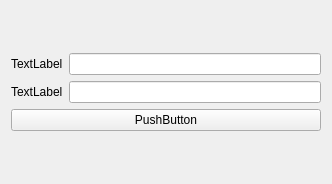
<?xml version="1.0" encoding="UTF-8"?>
<ui version="4.0">
 <class>layoutForm</class>
 <widget class="QWidget" name="layoutForm">
  <property name="geometry">
   <rect>
    <x>0</x>
    <y>0</y>
    <width>332</width>
    <height>184</height>
   </rect>
  </property>
  <property name="windowTitle">
   <string>Form</string>
  </property>
  <layout class="QVBoxLayout" name="verticalLayout">
   <item>
    <spacer name="verticalSpacer">
     <property name="orientation">
      <enum>Qt::Vertical</enum>
     </property>
     <property name="sizeHint" stdset="0">
      <size>
       <width>20</width>
       <height>40</height>
      </size>
     </property>
    </spacer>
   </item>
   <item>
    <layout class="QHBoxLayout" name="horizontalLayout">
     <item>
      <widget class="QLabel" name="label">
       <property name="text">
        <string>TextLabel</string>
       </property>
      </widget>
     </item>
     <item>
      <widget class="QLineEdit" name="lineEdit"/>
     </item>
    </layout>
   </item>
   <item>
    <layout class="QHBoxLayout" name="horizontalLayout_2">
     <item>
      <widget class="QLabel" name="label_2">
       <property name="text">
        <string>TextLabel</string>
       </property>
      </widget>
     </item>
     <item>
      <widget class="QLineEdit" name="lineEdit_2"/>
     </item>
    </layout>
   </item>
   <item>
    <widget class="QPushButton" name="pushButton">
     <property name="text">
      <string>PushButton</string>
     </property>
    </widget>
   </item>
   <item>
    <spacer name="verticalSpacer_2">
     <property name="orientation">
      <enum>Qt::Vertical</enum>
     </property>
     <property name="sizeHint" stdset="0">
      <size>
       <width>20</width>
       <height>40</height>
      </size>
     </property>
    </spacer>
   </item>
  </layout>
 </widget>
 <resources/>
 <connections/>
</ui>
